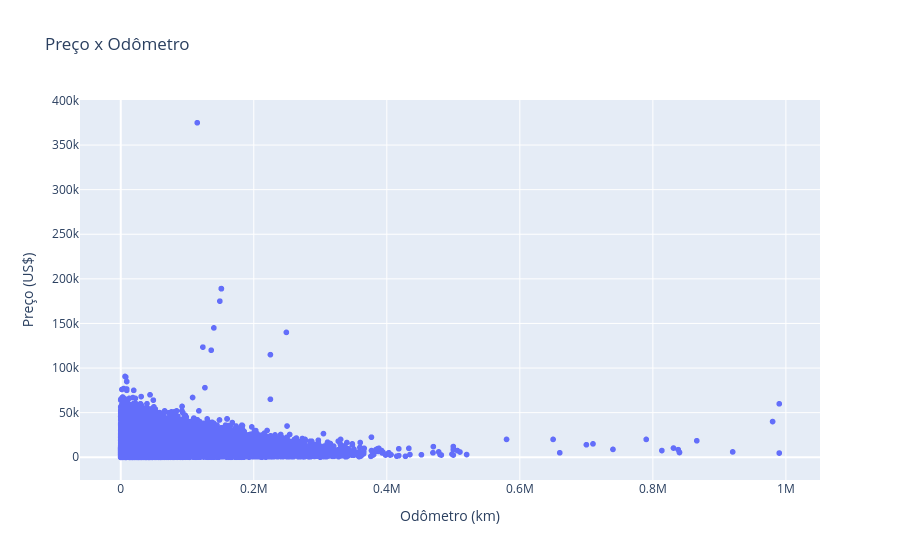

Write notebook code for a chart like this one.
### Markdown cell above
Apesar de existir correlação negativa, ela é fraca-moderada. É difícil percebê-la visualmente porque alguns carros antigos foram pouco utilizados (baixo odômetro) e alguns carros recentes já rodaram bastante.<br>

Há concentração de pontos nos anos após `2000`, e dentro desse intervalo há uma leve tendência de redução de odômetro conforme o ano aumenta, reforçando o sentido negativo da correlação.

### Code cell
# gráfico de dispersão entre odômetro e preço
fig = px.scatter(df, x='odometer', y='price', title='Preço x Odômetro')
fig.update_layout(xaxis_title='Odômetro (km)', yaxis_title='Preço (US$)')
fig.show(renderer='vscode')

### Figure 1 — Plotly figure (JSON) as saved in the notebook; plotly's stock layout.template omitted (floating-point values rounded to 4 significant figures; data arrays with more than 128 entries replaced by an {"elided": "..."} marker saying what was removed)
{"data": [{"hovertemplate": "odometer=%{x}<br>price=%{y}<extra></extra>", "legendgroup": "", "marker": {"color": "#636efa", "symbol": "circle"}, "mode": "markers", "name": "", "showlegend": false, "type": "scattergl", "x": {"elided": "33306 float values"}, "xaxis": "x", "y": {"elided": "33306 int values"}, "yaxis": "y"}], "layout": {"legend": {"tracegroupgap": 0}, "title": {"text": "Preço x Odômetro"}, "xaxis": {"anchor": "y", "domain": [0, 1], "title": {"text": "Odômetro (km)"}}, "yaxis": {"anchor": "x", "domain": [0, 1], "title": {"text": "Preço (US$)"}}}}
